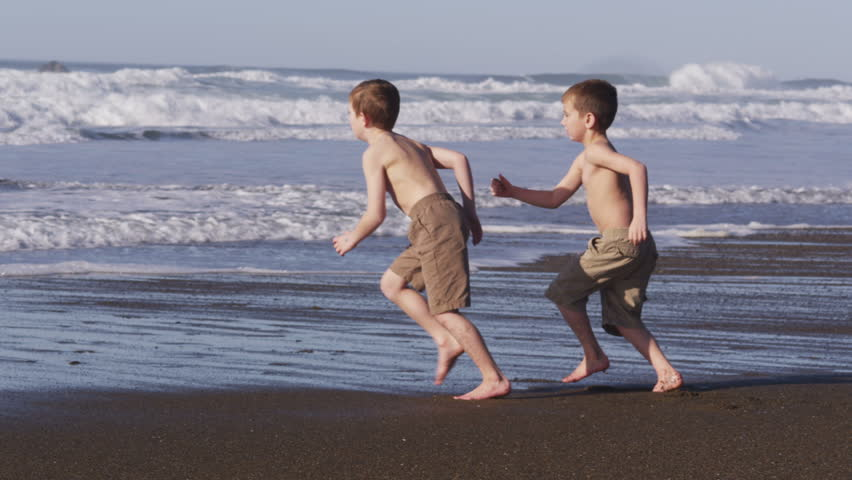
#> input picture sea.jpg, 852 x 480 px
$ python saliencyDetection.py
#> lines starting #> are read from the running program, lines starting #| are printed output that depends on the picture
from skimage import io, color, filters
import numpy as np
from sklearn.cluster import MeanShift, estimate_bandwidth
import itertools as it
from matplotlib import pyplot as plt
from PIL import Image

rgb = io.imread("sea.jpg")
#> rgb is the input picture: shape (480, 852, 3); mean R, G, B 125.5, 123.3, 134.7

lab = color.rgb2lab(rgb)
#> lab: shape (480, 852, 3) float64; mean of channels 0, 1, 2 51.7, 3.7, -5.5

hsv = color.rgb2hsv(rgb)
#> hsv: shape (480, 852, 3) float64; mean of channels 0, 1, 2 0.519, 0.186, 0.556


gaussian_kernels = [1,3,5]

rgb1 = filters.gaussian(rgb,gaussian_kernels[0])
rgb2 = filters.gaussian(rgb,gaussian_kernels[1])
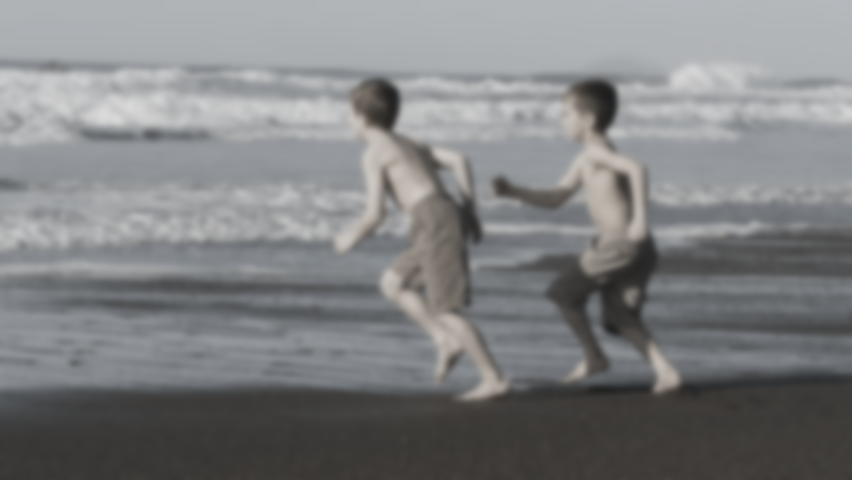
#> rgb2: shape (480, 852, 3) float64; mean R, G, B 0.502, 0.507, 0.511
rgb3 = filters.gaussian(rgb,gaussian_kernels[2])

lab1 = filters.gaussian(lab,gaussian_kernels[0])
#> lab1: shape (480, 852, 3) float64; mean of channels 0, 1, 2 36.7, 15.3, 0.1
lab2 = filters.gaussian(lab,gaussian_kernels[1])
#> lab2: shape (480, 852, 3) float64; mean of channels 0, 1, 2 28, 20.5, 13.2
lab3 = filters.gaussian(lab,gaussian_kernels[2])
#> lab3: shape (480, 852, 3) float64; mean of channels 0, 1, 2 26.1, 21.5, 17.1

hsv1 = filters.gaussian(hsv,gaussian_kernels[0])
#> hsv1: shape (480, 852, 3) float64; mean of channels 0, 1, 2 0.441, 0.397, 0.465
hsv2 = filters.gaussian(hsv,gaussian_kernels[1])
#> hsv2: shape (480, 852, 3) float64; mean of channels 0, 1, 2 0.489, 0.491, 0.498
hsv3 = filters.gaussian(hsv,gaussian_kernels[2])
#> hsv3: shape (480, 852, 3) float64; mean of channels 0, 1, 2 0.507, 0.51, 0.513
#No sabemos si los filtros gaussianos se aplican bien, se muestran verde al pasar de lab y hsv a rgb y mostrarlo
lista_saliency_map = [rgb1,rgb2,rgb3,lab1,lab2,lab3]

# Genera una lista solo con los puntos de intersección del grid
# [101 lines left out: functions generar_puntos_interseccion_grid, generar_grid_entero, generar_grid_a_traves_imagen_y_opcion, generar_imagen_con_grid, puntos_interseccion, generar_imagen_interseccion, not called in this run]

# [8 lines of commented-out code are left out]
